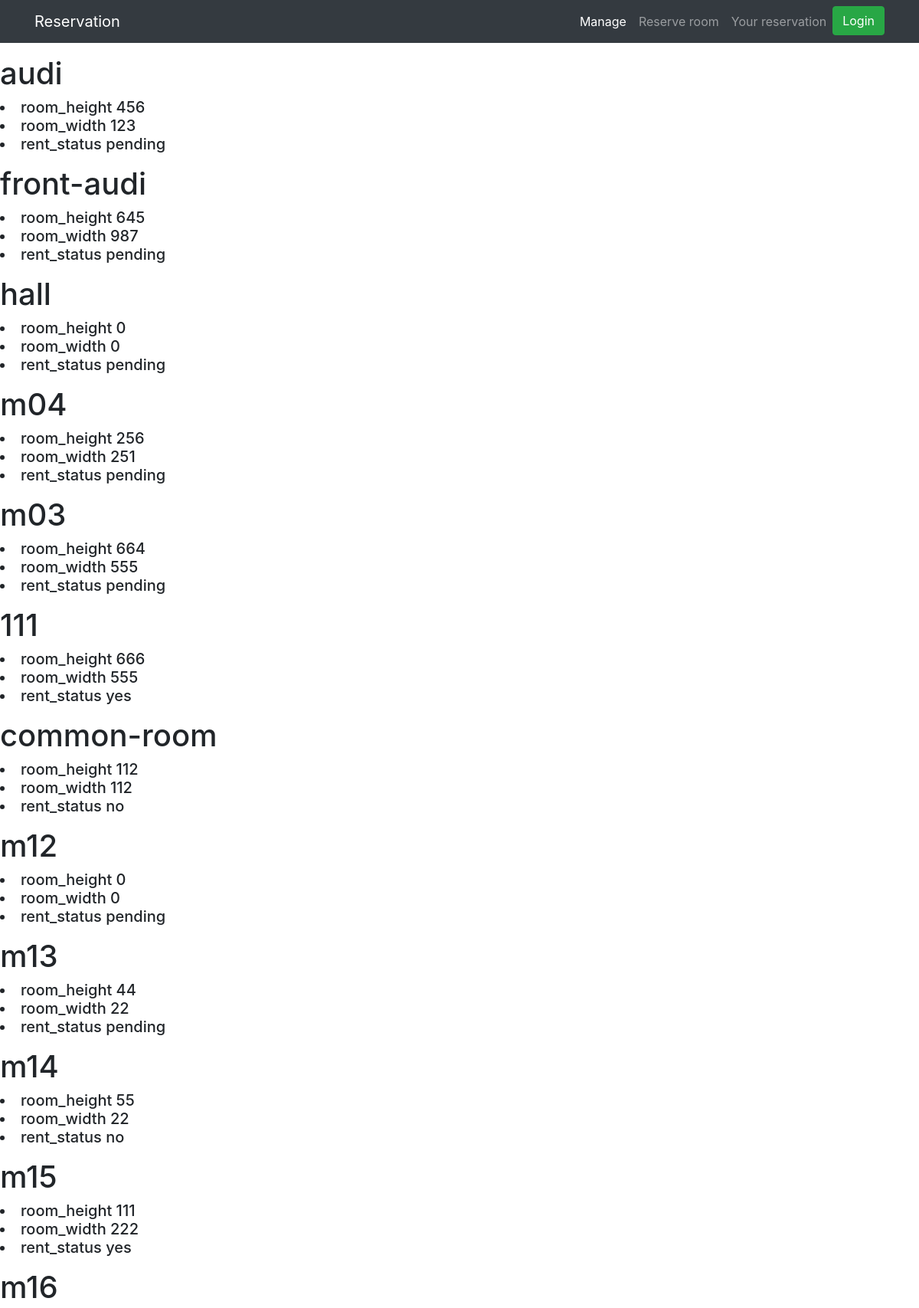
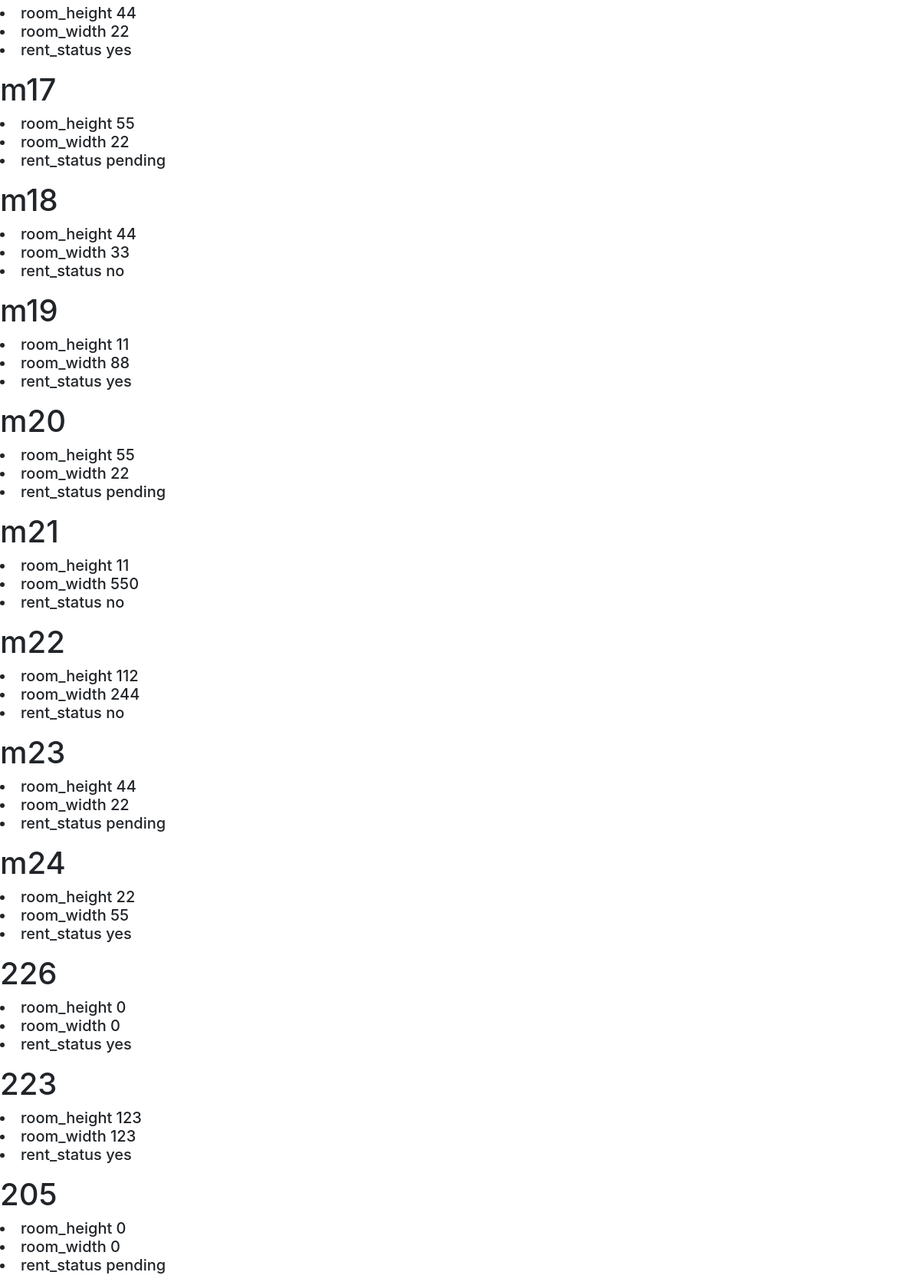
Screenshot of /reservation_room/ (upper part) with the database file from the repository (2 pictures, top to bottom).
### blog/models.py (models this page shows, shortened)
class room(models.Model):
    roomname = models.CharField(max_length=100 , default = 'roomname')
    isavaliable = (('yes','yes') , ('no','no') , ('pending' , 'pending'))
    status = models.CharField(max_length = 10 , default = 'yes', choices=isavaliable)
    width = models.IntegerField(default = 0)
    height = models.IntegerField(default = 0)
    slug = models.SlugField(max_length=100 , default = 'roomname')
    svgpath = models.CharField(max_length = 3000 , default = "PATH")
    floor = models.IntegerField(default = 1)

### project/views.py (the view)
# urls.py: path('reservation_room/' , views.room_detail , name= 'reservation_room'),
def room_detail(request):
    rooms = room.objects.all()
    if 'room' in request.GET and 'username' in request.GET:
        print(request.GET['room'])
        o_room = room.objects.get(roomname = request.GET['room']) #ดึงค่าสถานะห้อง\
        user_obj = User.objects.get(username = request.GET['username'])
        user_obj = Employee.objects.get(id = user_obj.id)
        if(o_room.status  == "pending"):
            print("anti - double transaction")
        else:
            o_room.status = "pending" #ตั้งสถานะห้องเป็นpending
            o_room.save()
    else:
        print("ihere")
    return render(request , 'blog/reservation_room.html' , {'rooms' : rooms})

### templates/blog/reservation_room.html (shortened to what this page needs)
{% extends 'base.html' %}
{% block content %}
{% for room in rooms %}
<p class="wewew"> <h1>{{ room.roomname }}</h1>
<h5>  <li> room_height {{room.height}} </li>
  <li> room_width {{room.width}} </li>
  <li>rent_status {{room.status}} </li> </h5>
</p>
{% endfor %}
{% endblock %}

### static/css/1-col-portfolio.css (style rules this page uses)
body { padding-top: 54px; }
@media (min-width: 992px) { body { padding-top: 56px; } }

### rows the page displays
room: roomname "audi", height "456", width "123", status "pending"
room: roomname "front-audi", height "645", width "987", status "pending"
room: roomname "hall", height "0", width "0", status "pending"
room: roomname "m04", height "256", width "251", status "pending"
room: roomname "m03", height "664", width "555", status "pending"
room: roomname "111", height "666", width "555", status "yes"
room: roomname "common-room", height "112", width "112", status "no"
room: roomname "m12", height "0", width "0", status "pending"
room: roomname "m13", height "44", width "22", status "pending"
room: roomname "m14", height "55", width "22", status "no"
room: roomname "m15", height "111", width "222", status "yes"
room: roomname "m16", height "44", width "22", status "yes"
room: roomname "m17", height "55", width "22", status "pending"
room: roomname "m18", height "44", width "33", status "no"
room: roomname "m19", height "11", width "88", status "yes"
room: roomname "m20", height "55", width "22", status "pending"
room: roomname "m21", height "11", width "550", status "no"
room: roomname "m22", height "112", width "244", status "no"
room: roomname "m23", height "44", width "22", status "pending"
room: roomname "m24", height "22", width "55", status "yes"
room: roomname "226", height "0", width "0", status "yes"
room: roomname "223", height "123", width "123", status "yes"
room: roomname "205", height "0", width "0", status "pending"
